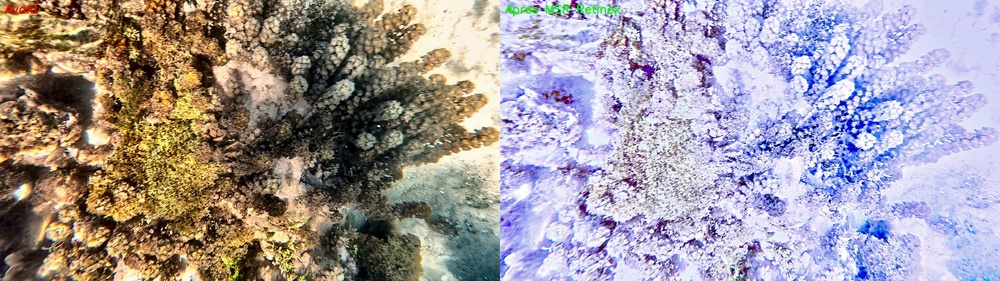
#> input picture 04_retinex/test_retinex_msr.jpg, 1000 x 281 px, shrunk from 3840 x 1080 before the run
$ python test_caustiques_inpaint.py ../04_retinex/test_retinex_msr.jpg out.png
#> lines starting #> are read from the running program, lines starting #| are printed output that depends on the picture; after the words box and inside, x2 and y2 are one past the last pixel; in counts of white or black regions, pixels touching at a corner belong together
import cv2
import numpy as np
import sys

def remove_caustics_single_frame(image_path, output_path):
    # Charger l'image
#> called with image_path = '../04_retinex/test_retinex_msr.jpg', output_path = 'out.png'
    img = cv2.imread(image_path)
#> img is the input picture: shape (281, 1000, 3); mean B, G, R 158.8, 153.5, 162.5
    if img is None:
        print(f"Erreur : Impossible de lire {image_path}")
        return

    # Convertir en espace HSV pour isoler la luminosité (canal V)
    hsv = cv2.cvtColor(img, cv2.COLOR_BGR2HSV)
#> hsv: shape (281, 1000, 3); mean H, S, V 73.4, 78.5, 184.1
    h, s, v = cv2.split(hsv)
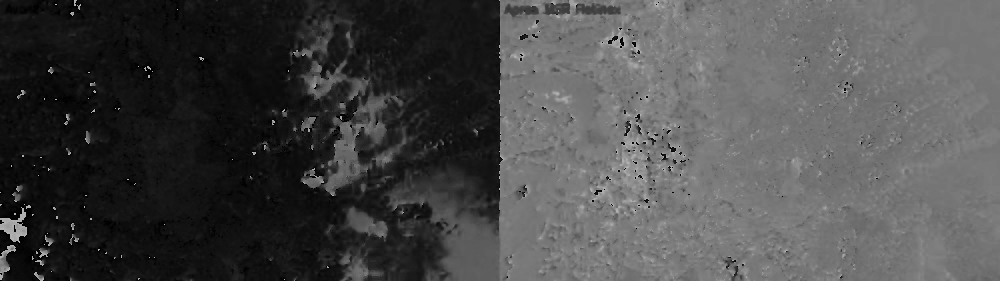
#> h: shape (281, 1000); min 0, max 179, mean 73.4
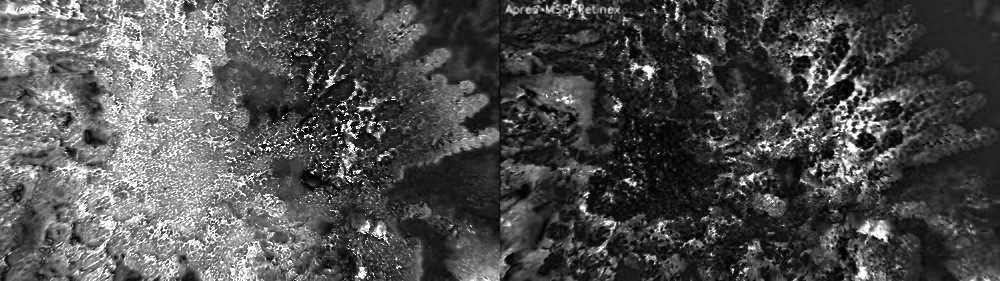
#> s: shape (281, 1000); min 0, max 255, mean 78.5
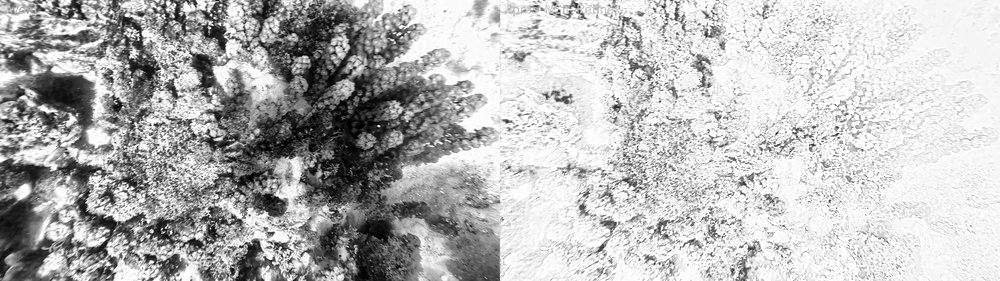
#> v: shape (281, 1000); min 0, max 255, mean 184.1

    # 1. Isolation des formes lumineuses (Filtre Top-Hat)
    # Le noyau (kernel) détermine la taille maximale des caustiques à détecter
    kernel_size = 15
    kernel = cv2.getStructuringElement(cv2.MORPH_ELLIPSE, (kernel_size, kernel_size))
    tophat = cv2.morphologyEx(v, cv2.MORPH_TOPHAT, kernel)
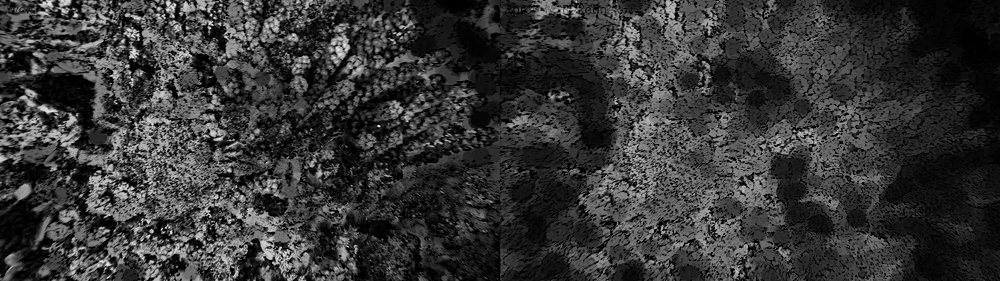
#> tophat: shape (281, 1000); min 0, max 239, mean 54.9

    # 2. Seuillage pour créer le masque
    # Ne garder que les reflets SAILLANTS (ajuster le seuil de 30 à 100 selon l'intensité)
    _, mask = cv2.threshold(tophat, 40, 255, cv2.THRESH_BINARY)
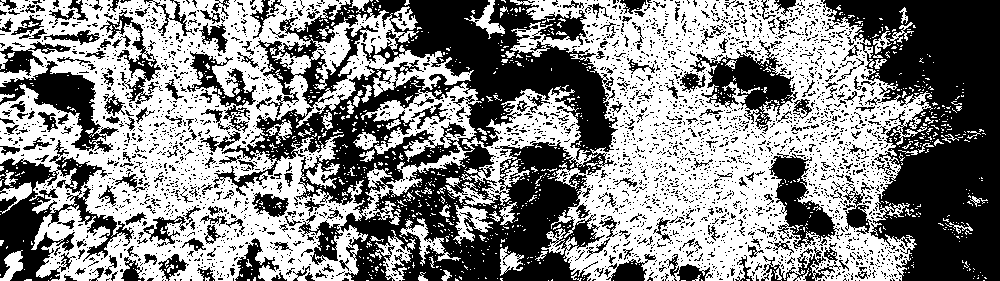
#> mask: shape (281, 1000); 52.8% white; 3342 black regions (3073 under 20 px), largest, box (x1, y1, x2, y2) and area: (213, 0, 618, 281) 51003, (821, 0, 1000, 281) 30583, (0, 140, 134, 281) 6724

    # Optionnel: nettoyer le masque avec une dilatation légère
    mask = cv2.dilate(mask, np.ones((3,3), np.uint8), iterations=1)
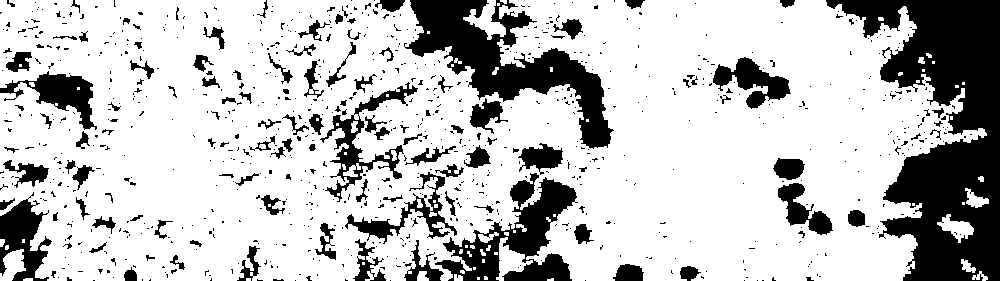
#> mask: shape (281, 1000); 75.7% white; 861 black regions (741 under 20 px), largest, box (x1, y1, x2, y2) and area: (826, 0, 1000, 281) 24619, (404, 0, 614, 149) 10377, (435, 173, 578, 281) 6121

    # 3. Inpainting (Remplacement des pixels)
    # Remplir les zones du masque avec les couleurs environnantes
    restored_img = cv2.inpaint(img, mask, 3, cv2.INPAINT_TELEA)
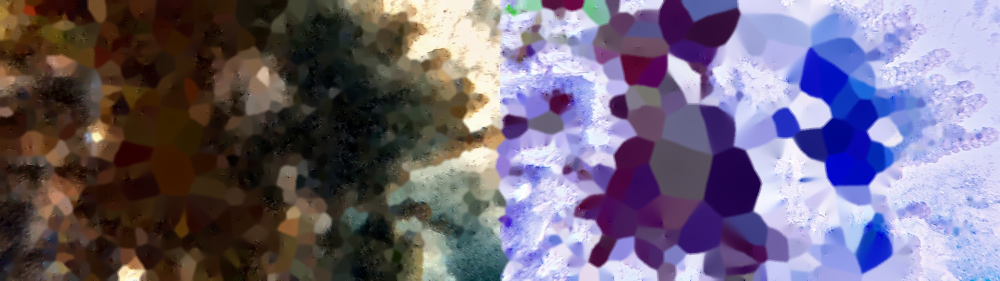
#> restored_img: shape (281, 1000, 3); mean B, G, R 121.4, 102.1, 111.3

    # Sauvegarder les résultats pour comparer
    cv2.imwrite("etape1_masque_caustiques.jpg", mask)
    cv2.imwrite(output_path, restored_img)
    print(f"Traitement terminé. Résultat sauvegardé dans {output_path}")
    print(f"Regardez 'etape1_masque_caustiques.jpg' pour voir ce que le système a détecté comme reflet.")

if __name__ == "__main__":
    # Test sur une image statique extraite
    # Usage: python test_caustiques_inpaint.py <image_entree> <image_sortie>
    in_img = sys.argv[1] if len(sys.argv) > 1 else 'frame_test.jpg'
    out_img = sys.argv[2] if len(sys.argv) > 2 else 'resultat_sans_caustiques.jpg'
    remove_caustics_single_frame(in_img, out_img)

$ run again, on 03_filtres/comparaison_subtraction.jpg
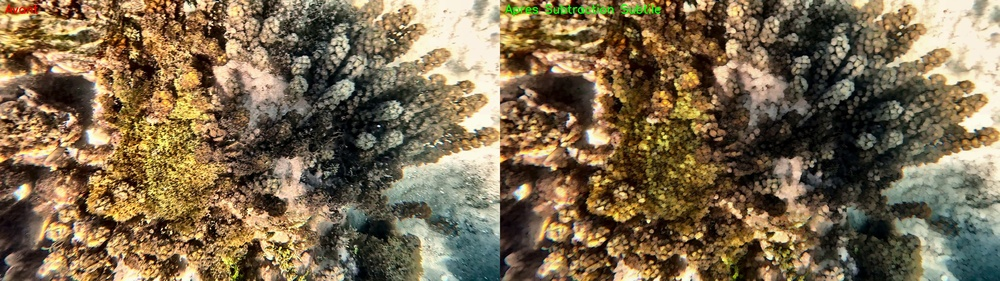
#> input picture 03_filtres/comparaison_subtraction.jpg, 1000 x 281 px, shrunk from 3840 x 1080 before the run
#> in remove_caustics_single_frame, img is the input picture: shape (281, 1000, 3); mean B, G, R 79.2, 106.9, 124.3
#> hsv: shape (281, 1000, 3); mean H, S, V 26.9, 110.1, 126.5
#> in remove_caustics_single_frame, `_, mask = cv2.threshold(tophat, 40, 255, cv2.THRESH_BINARY)`:
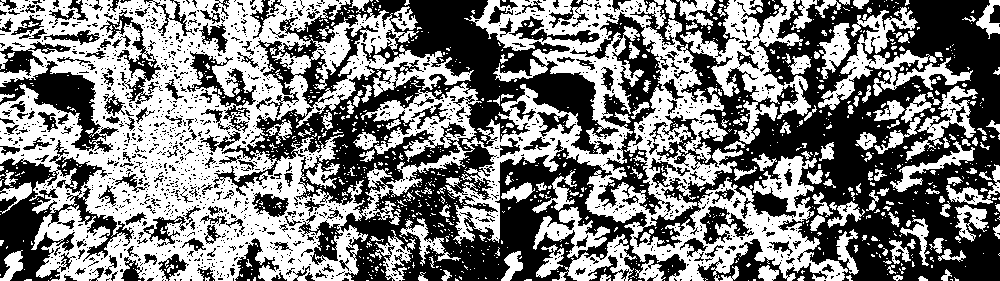
#> mask: shape (281, 1000); 49.4% white; 1178 white regions (1004 under 20 px), largest, box (x1, y1, x2, y2) and area: (0, 0, 848, 281) 101051, (680, 0, 811, 144) 5869, (818, 7, 973, 110) 3860
#> in remove_caustics_single_frame, `restored_img = cv2.inpaint(img, mask, 3, cv2.INPAINT_TELEA)`:
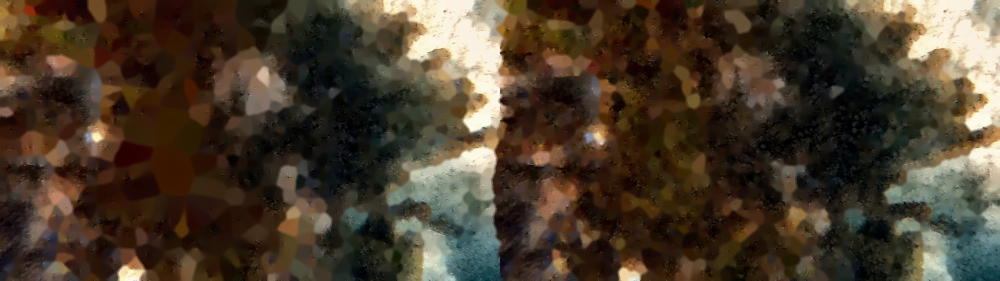
#> restored_img: shape (281, 1000, 3); mean B, G, R 44.5, 60.1, 73

$ run again, on 07_optflow_median/comparaison_optflow.jpg
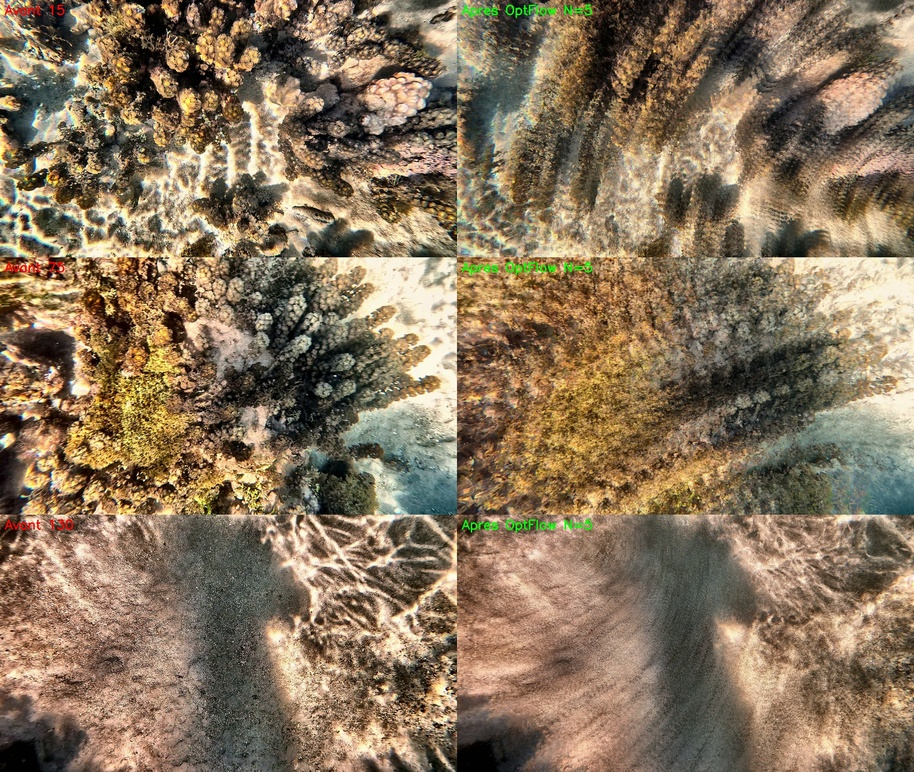
#> input picture 07_optflow_median/comparaison_optflow.jpg, 914 x 772 px, shrunk from 1920 x 1620 before the run
#> in remove_caustics_single_frame, img is the input picture: shape (772, 914, 3); mean B, G, R 92.1, 116.2, 135.5
#> hsv: shape (772, 914, 3); mean H, S, V 22.7, 88, 137
#> in remove_caustics_single_frame, `_, mask = cv2.threshold(tophat, 40, 255, cv2.THRESH_BINARY)`:
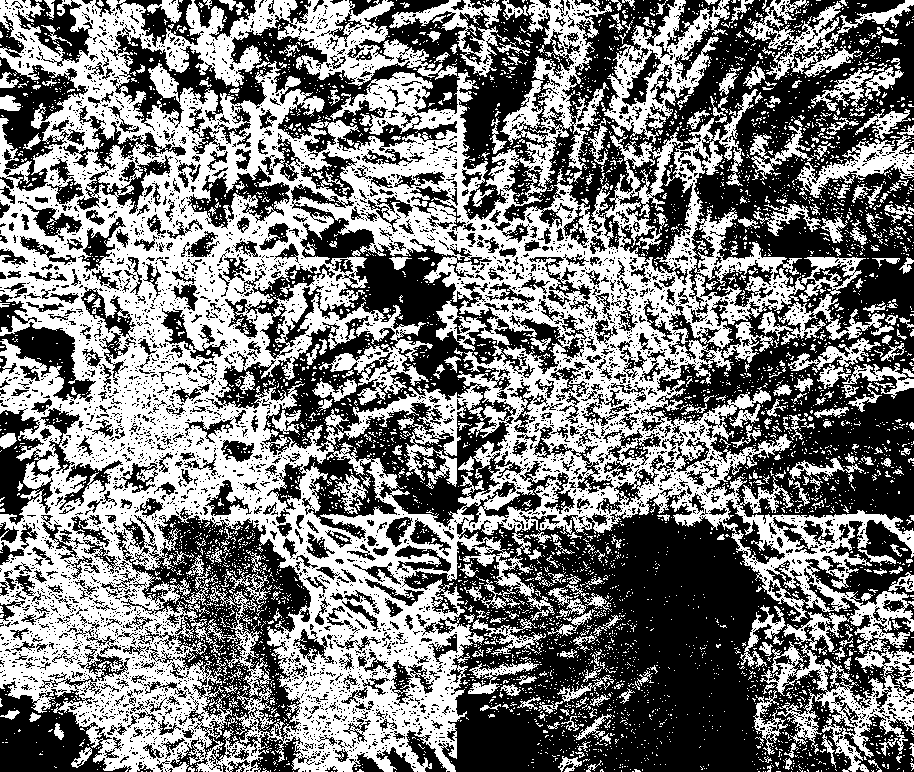
#> mask: shape (772, 914); 48% white; 5356 white regions (5009 under 20 px), largest, box (x1, y1, x2, y2) and area: (0, 0, 914, 772) 274203, (604, 0, 730, 144) 5925, (744, 0, 863, 80) 3028
#> in remove_caustics_single_frame, `restored_img = cv2.inpaint(img, mask, 3, cv2.INPAINT_TELEA)`:
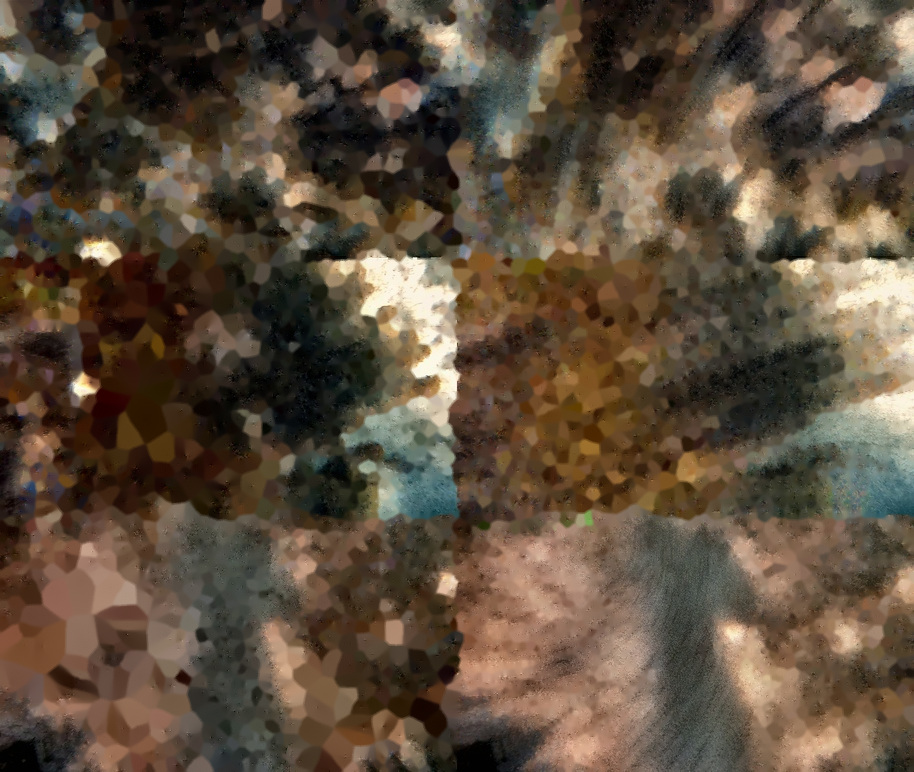
#> restored_img: shape (772, 914, 3); mean B, G, R 60.7, 77.2, 92.6
